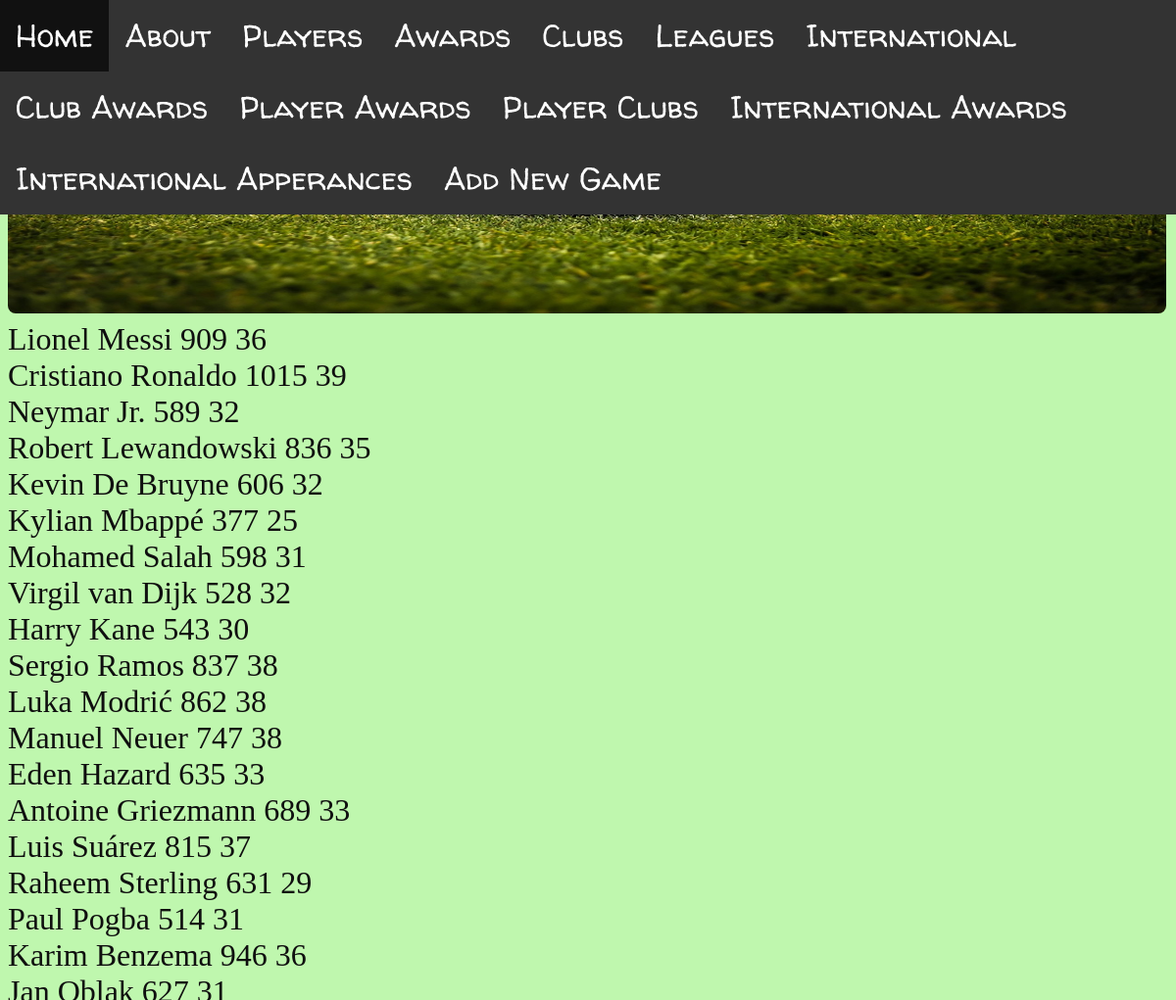
Before: / (upper part) with the older database file.
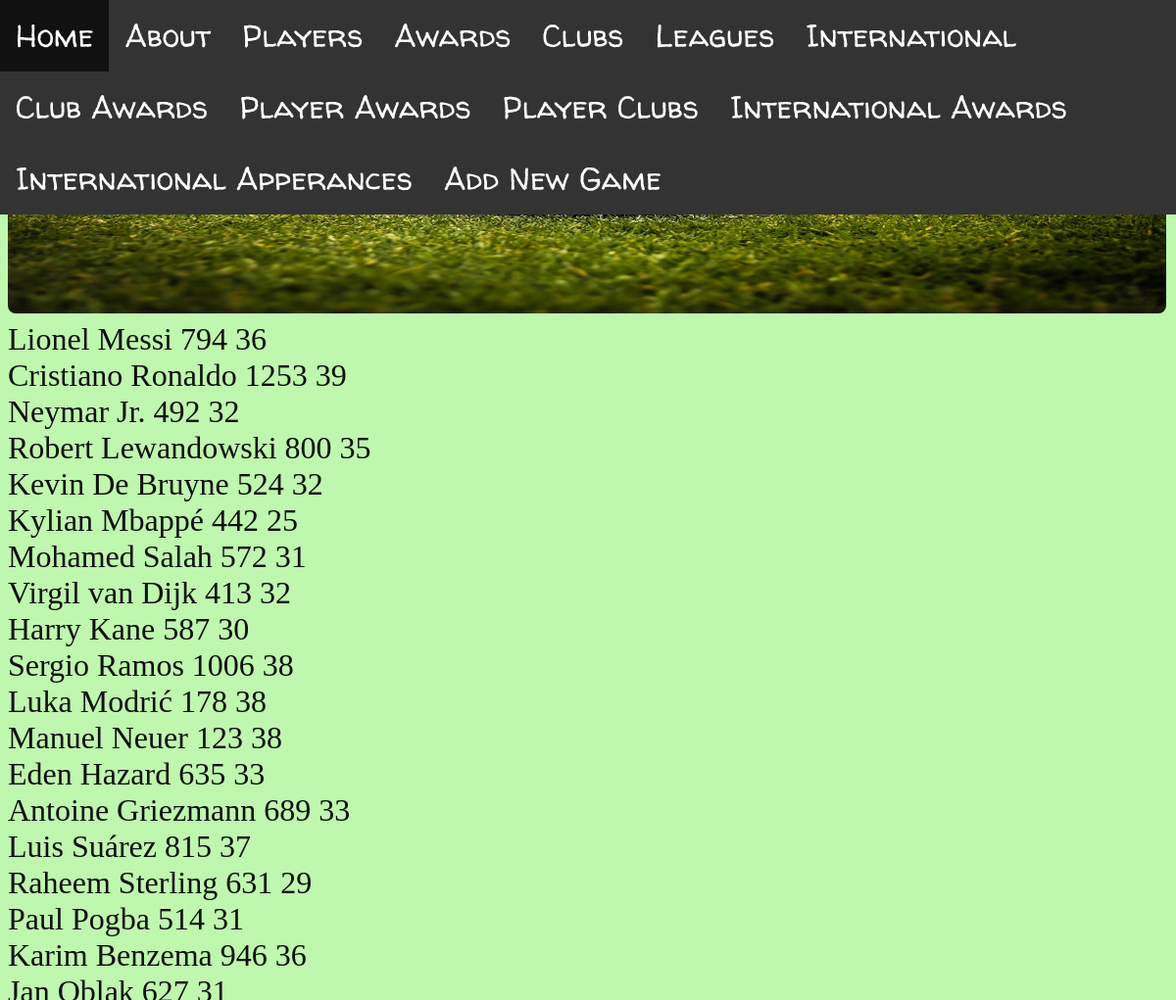
After: the same page with the newer database file.
### tables this page shows
CREATE TABLE Player (player_id INTEGER PRIMARY KEY, player TEXT NOT NULL, club_id INTEGER REFERENCES Club (club_id), total_apperances INTEGER, age INTEGER, club_count INTEGER, international_id INTEGER REFERENCES International (international_id), photo TEXT);

### program.py (the view)
@app.route('/')
def homepage():
    query = "SELECT * FROM Player;"
    return render_template("index.html", results=sqlsetup(query))

### program.py (called while the page is built)
def sqlsetup(sql):
    db = sqlite3.connect(DATABASE)
    cursor = db.cursor()
    cursor.execute(sql)
    results = cursor.fetchall()
    return results

### templates/index.html
{% extends 'layout.html' %}
{% block content %}
{% for player in results %}
    {{ player[1] }} {{ player[3] }} {{ player[4] }}
    <br>
{% endfor %}
{% endblock %}

### templates/layout.html (shortened to what this page needs)
<!DOCTYPE html>
<html lang="en">
    <head>
		<link rel="stylesheet" href="/static/style.css">
    </head>
    <body>
        <nav>
            <ul>
                <li><a href="/">Home</a></li>
                <li><a href="/about">About</a></li>
                <li><a href="/player">Players</a></li>
                <li><a href="/award">Awards</a></li>
                <li><a href="/club">Clubs</a></li>
                <li><a href="/league">Leagues</a></li>
                <li><a href="/international">International</a></li>
                <li><a href="/club_awards">Club Awards</a></li>
                <li><a href="/playeraward">Player Awards</a></li>
                <li><a href="/playerclubs">Player Clubs</a></li>
                <li><a href="/internationalawards">International Awards</a></li>
                <li><a href="/internationalapperances">International Apperances</a></li>
                <li><a href="/addnewgame">Add New Game</a></li>
            </ul>
        </nav>
        <main class="hero-grid">
            <div class =flex>
            </div>
        </main>
        <main>
            {%block content%}
            {%endblock%}
        </main>
    </body>
</html>

### static/style.css (style rules this page uses)
body { color:#0f0f0f; font-family: 'Oxygen-regular'; font-size: 2rem; background-color: rgb(191, 247, 174); }
body, h1, h2, h3, h4, p, figure, blockquote, dl, img, dd { margin-left: 10; margin-right: 10; margin-top: 0; margin-bottom: 10; }
nav { left: 0; font-family: 'Walter-Turncoat'; overflow: hidden; background-color: #333; position: fixed; top: 0; width: 100%; float: left; font-size:xx-large ; }
ul { list-style-type: none; margin: 0; padding: 0; overflow: hidden; background-color: #333; }
li { float: left; }
li a { display: block; color: white; text-align: center; padding: 14px 16px; text-decoration: none; }
.hero-grid { display: grid; gap: 1.5rem; padding-bottom: 0.5rem; grid-template-areas: 'one'; width: 98.5vw; }
.hero-grid { grid-template-areas: "one"; }

Changed rows visible on the page:
changed Player "Lionel Messi": total_apperances "909" → "794"
changed Player "Cristiano Ronaldo": total_apperances "1015" → "1253"
changed Player "Neymar Jr.": total_apperances "589" → "492"
changed Player "Robert Lewandowski": total_apperances "836" → "800"
changed Player "Kevin De Bruyne": total_apperances "606" → "524"
changed Player "Kylian Mbappé": total_apperances "377" → "442"
changed Player "Mohamed Salah": total_apperances "598" → "572"
changed Player "Virgil van Dijk": total_apperances "528" → "413"
changed Player "Harry Kane": total_apperances "543" → "587"
changed Player "Sergio Ramos": total_apperances "837" → "1006"
changed Player "Luka Modrić": total_apperances "862" → "178"
changed Player "Manuel Neuer": total_apperances "747" → "123"
